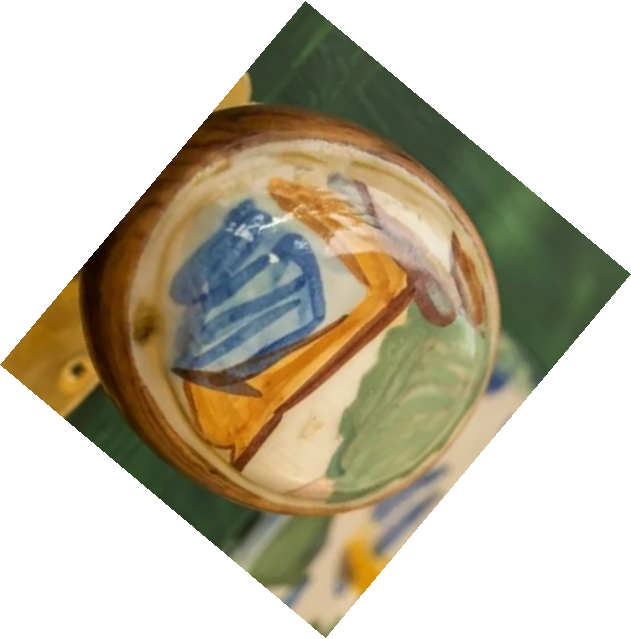
#> input picture scripts/test_rot_-40.png, 631 x 639 px, given in place of media_1790776356111.png, which was not available
$ python test_rot.py
#> lines starting #> are read from the running program, lines starting #| are printed output that depends on the picture; pictures that were not available may be replaced by others from this repository, and a replacement may not be noted
import numpy as np
from PIL import Image, ImageDraw, ImageFilter

src_path = r"C:\Users\AHMED BOUTABA\.gemini\antigravity\brain\d51e4cb6-e01e-4d97-a965-a46d8c867570\.user_uploaded\media_1790776356111.png"
img = Image.open(src_path).convert("RGBA")
#> img is the input picture: PIL image 631x639 RGBA; mean R, G, B, A 67.9, 60.8, 41.9, 127.7
w, h = img.size
#> w = 631; h = 639

# The knob's tilted angle:
# The major axis runs from bottom-left (around 60, 370) to top-right (around 350, 140)
# Angle: dy = 140 - 370 = -230, dx = 350 - 60 = 290
# angle_rad = atan2(-230, 290) = -38.4 degrees (approx -35 to -40 deg)
# If we rotate by +38 deg, the knob's major axis becomes horizontal!

for rot in [30, 35, 38, 42]:
    rot_img = img.rotate(rot, expand=True, resample=Image.Resampling.BICUBIC)
    rot_img.save(f"scripts/test_rot_{rot}.png")
#> this loop made 4 passes
#> pass 1, `rot_img = img.rotate(rot, expand=True, resample=Image.Resampling.BICUB..`:
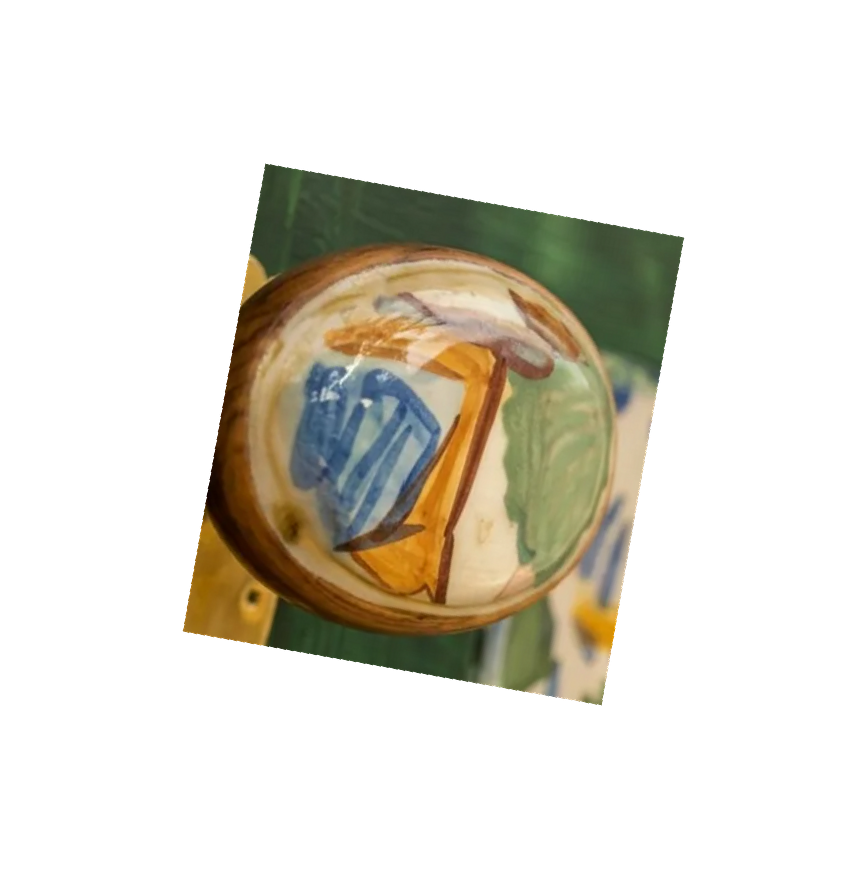
#> rot_img: PIL image 867x869 RGBA; mean R, G, B, A 36.4, 32.6, 22.4, 68.3; transparent parts drawn white
#> pass 2, `rot_img = img.rotate(rot, expand=True, resample=Image.Resampling.BICUB..`:
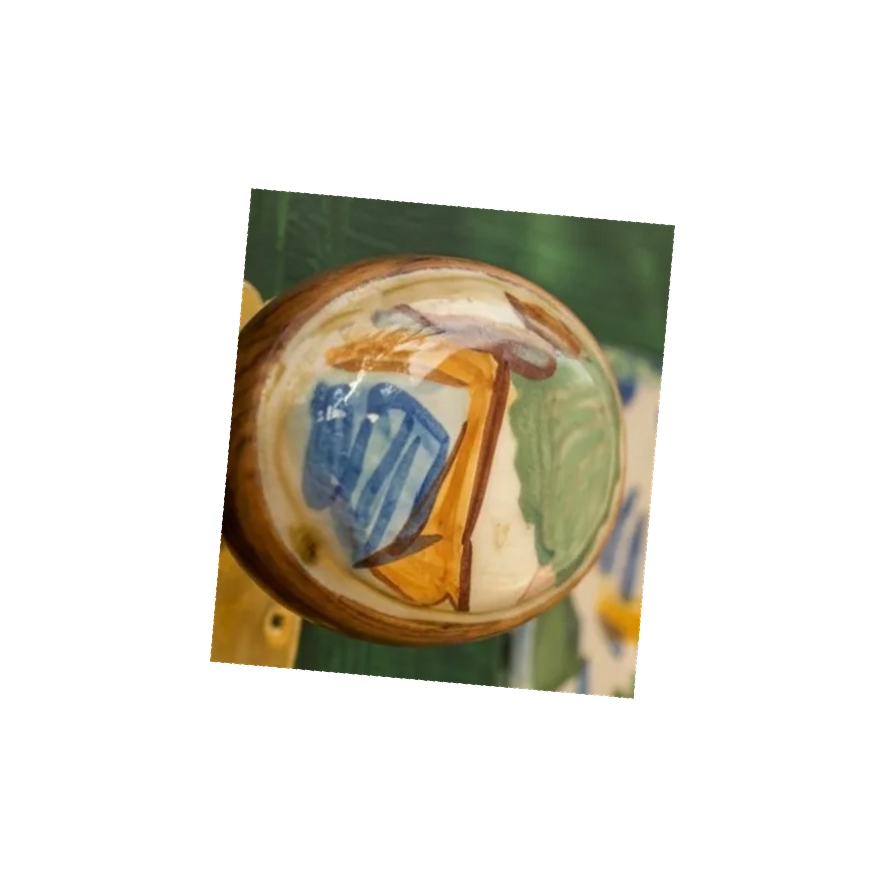
#> rot_img: PIL image 885x887 RGBA; mean R, G, B, A 34.9, 31.3, 21.5, 65.6; transparent parts drawn white
#> pass 3, `rot_img = img.rotate(rot, expand=True, resample=Image.Resampling.BICUB..`:
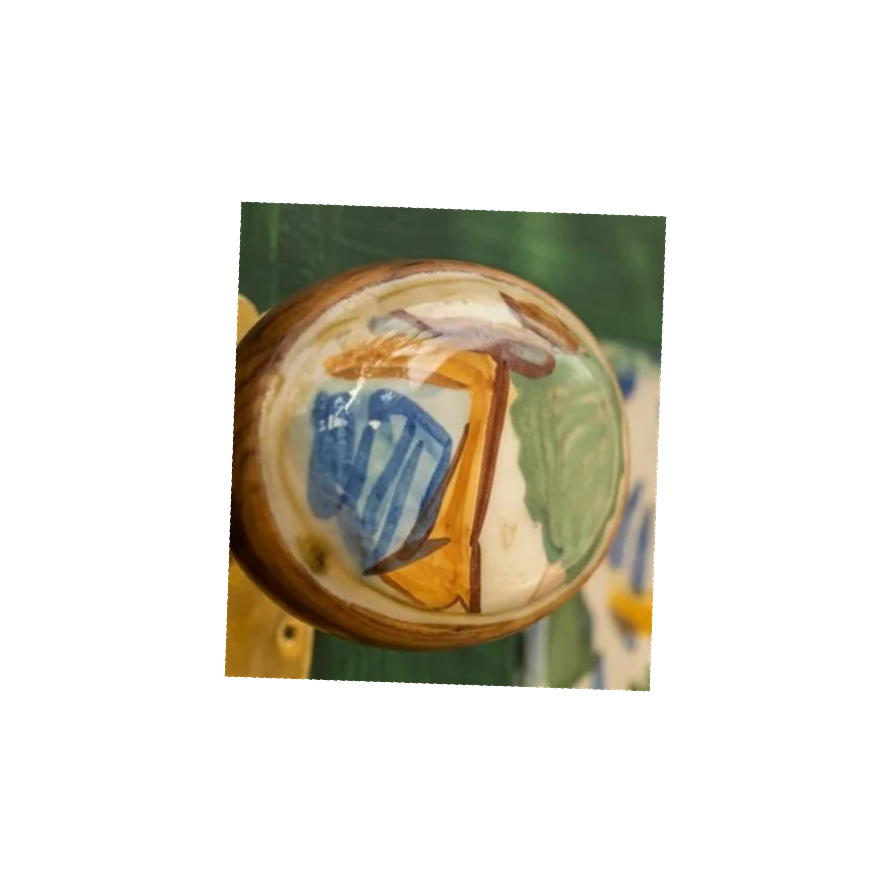
#> rot_img: PIL image 891x893 RGBA; mean R, G, B, A 34.5, 30.9, 21.2, 64.7; transparent parts drawn white
#> after the loop:
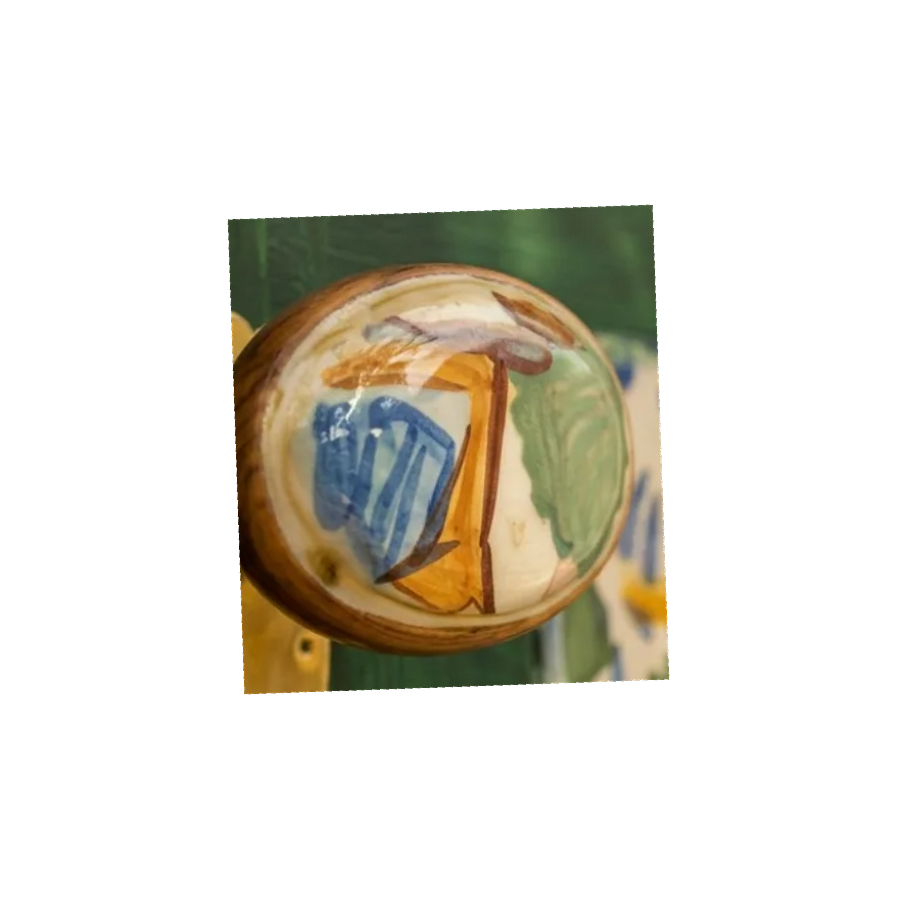
#> rot_img: PIL image 897x899 RGBA; mean R, G, B, A 34, 30.5, 20.9, 63.8; transparent parts drawn white

print("Generated rotation tests")

$ run again, on scripts/test_rot_35.png
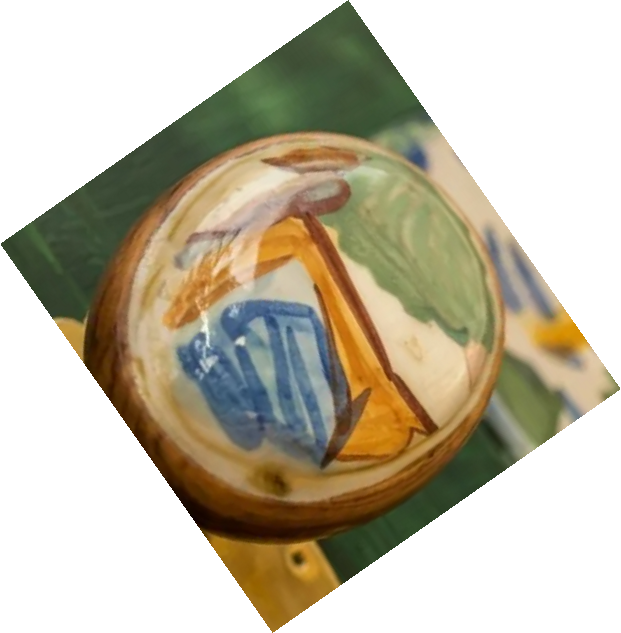
#> input picture scripts/test_rot_35.png, 621 x 633 px, given in place of media_1790776356111.png, which was not available
#> img is the input picture: PIL image 621x633 RGBA; mean R, G, B, A 69.6, 62.4, 42.9, 131
#> the loop `for rot in [30, 35, 38, 42]:` made 4 passes
#> pass 1, `rot_img = img.rotate(rot, expand=True, resample=Image.Resampling.BICUB..`:
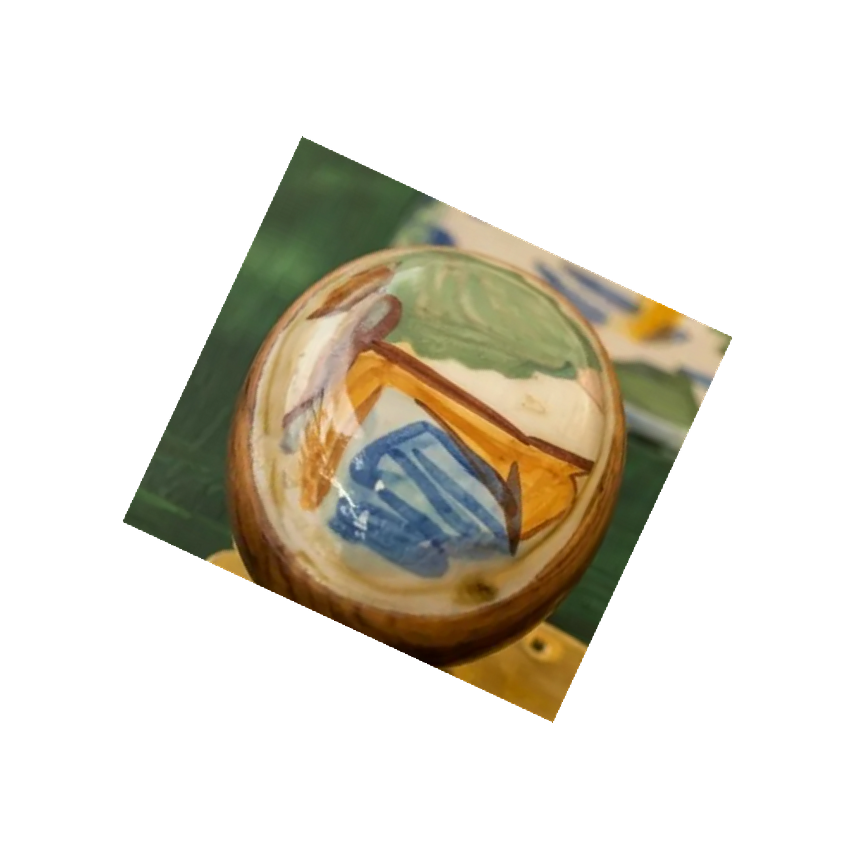
#> rot_img: PIL image 855x859 RGBA; mean R, G, B, A 37.3, 33.4, 22.9, 70.1; transparent parts drawn white
#> after the loop `for rot in [30, 35, 38, 42]:`:
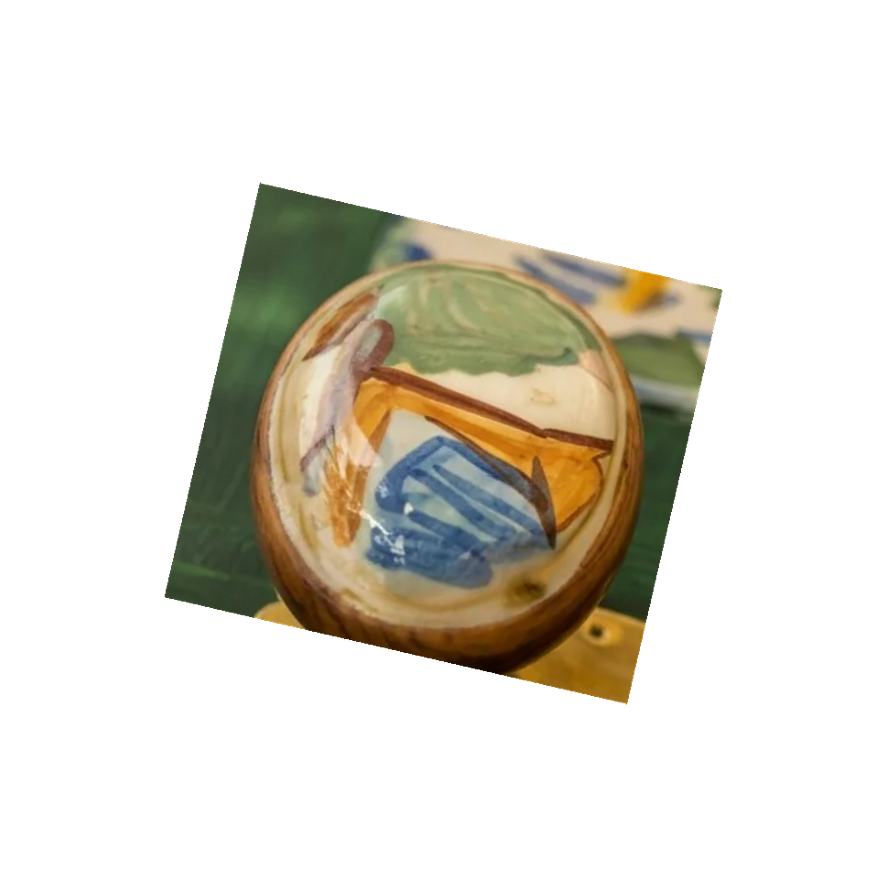
#> rot_img: PIL image 887x887 RGBA; mean R, G, B, A 34.9, 31.2, 21.4, 65.4; transparent parts drawn white
